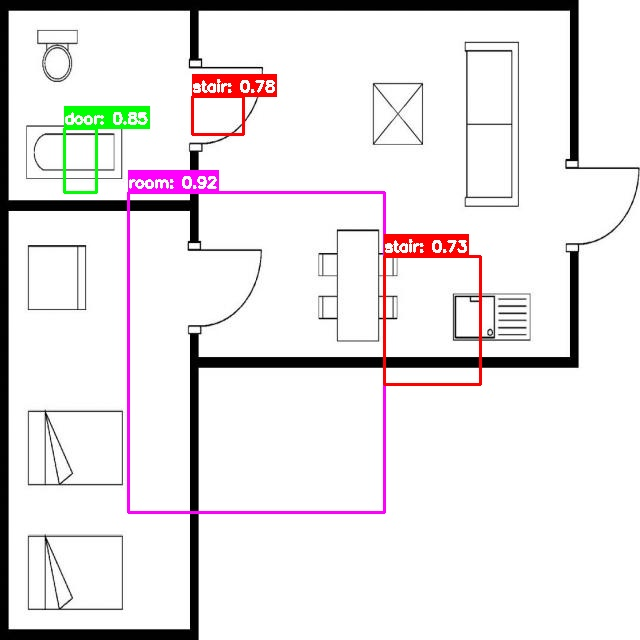
#> input picture analysis_images/analysis_20251023_101925_Cat2_5_jpg.rf.1c4e758782b8b7da7adc463892f65e64.jpg, 640 x 640 px
$ python -i image_processor.py   (imports and definitions only)
#> lines starting #> are read from the running program, lines starting #| are printed output that depends on the picture
"""
图像处理器
处理平面图图像的预处理和后处理功能
"""

import cv2
import numpy as np
from typing import Tuple, Optional, List, Dict, Any
import logging
from PIL import Image, ImageEnhance

logger = logging.getLogger(__name__)

class ImageProcessor:
    """图像处理器"""

    def __init__(self):
        """初始化图像处理器"""
        self.target_size = (640, 640)  # YOLO输入尺寸
        self.normalization_mean = [0.485, 0.456, 0.406]
        self.normalization_std = [0.229, 0.224, 0.225]

        logger.info("图像处理器初始化完成")

    # [59 lines left out: functions preprocess_image, preprocess_array, _preprocess, not called in this run]

    def enhance_image(self, image: np.ndarray, enhancement_type: str = 'auto') -> np.ndarray:
        """
        图像增强

        Args:
            image: 输入图像
            enhancement_type: 增强类型 ('auto', 'contrast', 'brightness', 'sharpness')

        Returns:
            增强后的图像
        """
        try:
            # 转换为PIL图像
            if image.dtype != np.uint8:
                image = (image * 255).astype(np.uint8)

            pil_image = Image.fromarray(image)

            if enhancement_type == 'auto':
                # 自动增强
                enhanced_image = self._auto_enhance(pil_image)
            elif enhancement_type == 'contrast':
                # 对比度增强
                enhancer = ImageEnhance.Contrast(pil_image)
                enhanced_image = enhancer.enhance(1.5)
            elif enhancement_type == 'brightness':
                # 亮度增强
                enhancer = ImageEnhance.Brightness(pil_image)
                enhanced_image = enhancer.enhance(1.2)
            elif enhancement_type == 'sharpness':
                # 锐化
                enhancer = ImageEnhance.Sharpness(pil_image)
                enhanced_image = enhancer.enhance(2.0)
            else:
                enhanced_image = pil_image

            # 转换回numpy数组
            enhanced_array = np.array(enhanced_image)

            return enhanced_array

        except Exception as e:
            logger.error(f"图像增强失败: {str(e)}")
            return image

    def _auto_enhance(self, image: Image.Image) -> Image.Image:
        """自动图像增强"""
        # 对比度增强
        enhancer = ImageEnhance.Contrast(image)
        image = enhancer.enhance(1.3)

        # 锐化
        enhancer = ImageEnhance.Sharpness(image)
        image = enhancer.enhance(1.5)

        return image

    # [197 lines left out: functions detect_scale_bar, extract_text_regions, remove_noise, adjust_contrast_brightness, get_image_info, resize_image, not called in this run]

>>> import cv2
>>> picture = cv2.imread('../analysis_images/analysis_20251023_101925_Cat2_5_jpg.rf.1c4e758782b8b7da7adc463892f65e64.jpg')
#> picture is the input picture: shape (640, 640, 3); mean B, G, R 231.5, 230.3, 234
>>> result = ImageProcessor().enhance_image(picture)
#> in _auto_enhance, `image = enhancer.enhance(1.3)`:
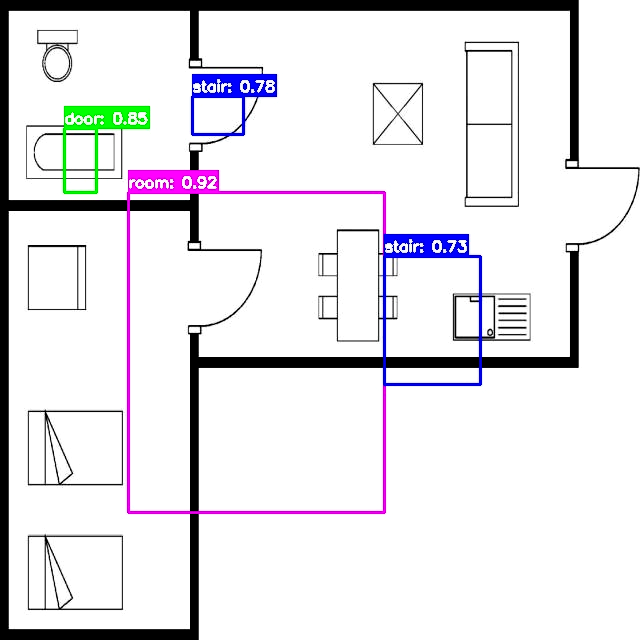
#> image: PIL image 640x640 RGB; mean R, G, B 230.4, 229.1, 232.9
